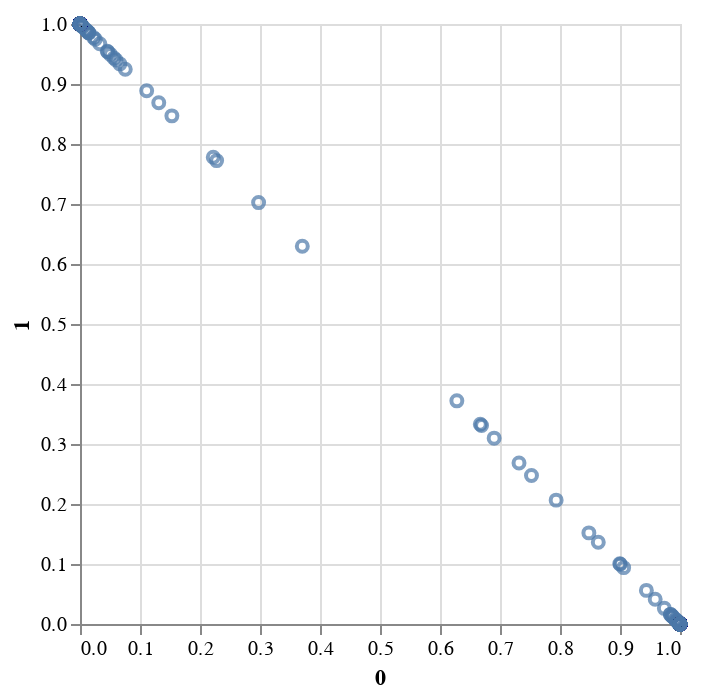

Source (notebook cell):
### Code cell
df = pd.DataFrame(posterior_cols)
alt.Chart(df).mark_point().encode(
    x="0:Q",
    y="1:Q"
)

### Figure 1 — Vega-Lite specification as saved in the notebook (floating-point values rounded to 4 significant figures; data arrays with more than 128 entries replaced by an {"elided": "..."} marker saying what was removed)
{"config": {"view": {"continuousWidth": 300, "continuousHeight": 300}}, "data": {"name": "data-f8bcecba16a23178fe4a88478efc4a4c"}, "mark": {"type": "point"}, "encoding": {"x": {"field": "0", "type": "quantitative"}, "y": {"field": "1", "type": "quantitative"}}, "$schema": "https://vega.github.io/schema/vega-lite/v5.17.0.json", "datasets": {"data-f8bcecba16a23178fe4a88478efc4a4c": {"elided": "3005 records"}}}
